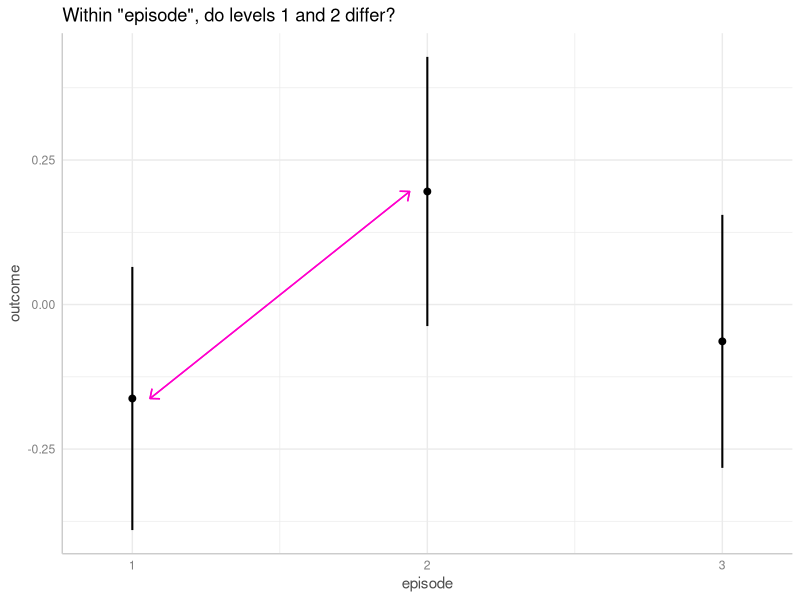

Write the R code that produced this figure. (Note: this script raises an error after producing the figure.)
## ---- chunk 1
knitr::opts_chunk$set(
  collapse = TRUE,
  comment = "#>",
  dev = "png",
  fig.width = 7,
  fig.height = 3.5,
  message = FALSE, warning = FALSE)
options(width = 800)
arrow_color <- "#FF00cc"

if (!requireNamespace("ggplot2", quietly = TRUE) ||
    !requireNamespace("marginaleffects", quietly = TRUE) ||
    !requireNamespace("parameters", quietly = TRUE)) {
  knitr::opts_chunk$set(eval = FALSE)
}
## ---- chunk 2
library(ggeffects)
library(ggplot2)

set.seed(123)
n <- 200
d <- data.frame(
  outcome = rnorm(n),
  grp = as.factor(sample(c("treatment", "control"), n, TRUE)),
  episode = as.factor(sample(1:3, n, TRUE)),
  sex = as.factor(sample(c("female", "male"), n, TRUE, prob = c(0.4, 0.6)))
)
model1 <- lm(outcome ~ grp + episode + grp, data = d)
## ---- chunk 3
mydf <- predict_response(model1, "episode", margin = "marginalmeans")
mydf
## ---- chunk 4
p <- plot(mydf)
line_data <- as.data.frame(mydf, terms_to_colnames = FALSE)[1:2, ]
p + geom_segment(
  data = line_data,
  aes(
    x = as.numeric(x[1]) + 0.06, xend = as.numeric(x[2]) - 0.06,
    y = predicted[1], yend = predicted[2], group = NULL, color = NULL
  ),
  color = arrow_color,
  arrow = arrow(length = unit(0.1, "inches"), ends = "both", angle = 40)
) +
ggtitle("Within \"episode\", do levels 1 and 2 differ?")
## ---- chunk 5
# comparisons based on estimated marginal means, using "marginaleffects" package
test_predictions(model1, "episode", margin = "marginalmeans")

# comparisons based using "emmeans" package
test_predictions(model1, "episode", engine = "emmeans")
## ---- chunk 6
model2 <- lm(outcome ~ grp * episode + grp, data = d)
## ---- chunk 7
mydf <- predict_response(model2, c("episode", "grp"), margin = "marginalmeans")
mydf
## ---- chunk 8
p <- plot(mydf)
line_data <- as.data.frame(mydf, terms_to_colnames = FALSE)[3:4, 1:2]
line_data$group_col <- "control"
p + geom_segment(
  data = line_data,
  aes(
    x = as.numeric(x[1]) - 0.06, xend = as.numeric(x[2]) + 0.06,
    y = predicted[1], yend = predicted[2], group = NULL, color = NULL
  ),
  color = arrow_color,
  arrow = arrow(length = unit(0.1, "inches"), ends = "both", angle = 40)
) +
ggtitle("Within level 2 of \"episode\", do treatment and control group differ?")
## ---- chunk 9
# we want "episode = 2-2" and "grp = control-treatment"

# comparisons based on estimated marginal means, using "marginaleffects" package
test_predictions(model2, c("episode [2]", "grp"), margin = "marginalmeans")

# comparisons based using "emmeans" package
test_predictions(model2, c("episode [2]", "grp"), engine = "emmeans")
## ---- chunk 10
mydf <- predict_response(model2, c("grp", "episode"))
p <- plot(mydf)
line_data <- as.data.frame(mydf, terms_to_colnames = FALSE)[, 1:2, ]
line_data$group_col <- "1"
p + geom_segment(
  data = line_data,
  aes(
    x = as.numeric(x[1]) - 0.05, xend = as.numeric(x[1]) - 0.05,
    y = predicted[1], yend = predicted[2], group = NULL, color = NULL
  ),
  color = "orange",
  arrow = arrow(length = unit(0.1, "inches"), ends = "both", angle = 40, type = "closed")
) + geom_segment(
  data = line_data,
  aes(
    x = as.numeric(x[4]) - 0.05, xend = as.numeric(x[4]) - 0.05,
    y = predicted[4], yend = predicted[5], group = NULL, color = NULL
  ),
  color = "orange",
  arrow = arrow(length = unit(0.1, "inches"), ends = "both", angle = 40, type = "closed")
) + geom_segment(
  data = line_data,
  aes(
    x = as.numeric(x[1]) - 0.05, xend = as.numeric(x[4]) - 0.05,
    y = (predicted[1] + predicted[2]) / 2,
    yend = (predicted[4] + predicted[5]) / 2, group = NULL, color = NULL
  ),
  color = arrow_color,
  arrow = arrow(length = unit(0.1, "inches"), ends = "both", angle = 40)
) +
ggtitle("Differnce-in-differences")
## ---- chunk 11
# specifying the difference-in-difference when using "marginaleffects"
test_predictions(model2, c("episode", "grp"), test = "(b1 - b3) = (b2 
- b4)", margin = "marginalmeans")

# using "emmeans", we need to set "test = "interaction". This displays *all*
# possible differences-in-differences. The first row in this output is identical
# to the above result from "marginaleffects"
test_predictions(model2, c("episode", "grp"), test = "interaction", engine = "emmeans")
